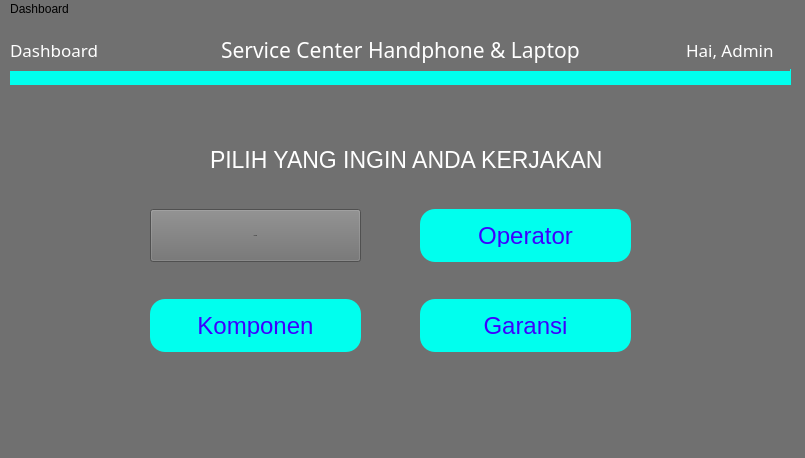
<?xml version="1.0" encoding="UTF-8"?>
<ui version="4.0">
 <class>Dashboard</class>
 <widget class="QMainWindow" name="Dashboard">
  <property name="geometry">
   <rect>
    <x>0</x>
    <y>0</y>
    <width>805</width>
    <height>458</height>
   </rect>
  </property>
  <property name="windowTitle">
   <string>MainWindow</string>
  </property>
  <property name="styleSheet">
   <string notr="true">background-color: rgb(112, 112, 112);</string>
  </property>
  <widget class="QWidget" name="centralwidget">
   <widget class="Line" name="line">
    <property name="geometry">
     <rect>
      <x>10</x>
      <y>50</y>
      <width>781</width>
      <height>16</height>
     </rect>
    </property>
    <property name="sizePolicy">
     <sizepolicy hsizetype="Fixed" vsizetype="Fixed">
      <horstretch>0</horstretch>
      <verstretch>0</verstretch>
     </sizepolicy>
    </property>
    <property name="font">
     <font>
      <pointsize>-1</pointsize>
     </font>
    </property>
    <property name="styleSheet">
     <string notr="true">padding: 15px 25px;
  font-size: 24px;
  text-align: center;
  cursor: pointer;
  outline: none;
  color: #fff;
  background-color: rgb(0, 255, 238);
  border: none;
  border-radius: 15px;
  box-shadow: 0 9px #999;</string>
    </property>
    <property name="lineWidth">
     <number>1</number>
    </property>
    <property name="orientation">
     <enum>Qt::Horizontal</enum>
    </property>
   </widget>
   <widget class="QLabel" name="label_4">
    <property name="geometry">
     <rect>
      <x>210</x>
      <y>120</y>
      <width>401</width>
      <height>41</height>
     </rect>
    </property>
    <property name="font">
     <font>
      <pointsize>17</pointsize>
     </font>
    </property>
    <property name="styleSheet">
     <string notr="true">color: rgb(255, 255, 255);</string>
    </property>
    <property name="text">
     <string>PILIH YANG INGIN ANDA KERJAKAN</string>
    </property>
   </widget>
   <widget class="QWidget" name="layoutWidget">
    <property name="geometry">
     <rect>
      <x>10</x>
      <y>10</y>
      <width>780</width>
      <height>42</height>
     </rect>
    </property>
    <layout class="QHBoxLayout" name="horizontalLayout">
     <item>
      <widget class="QLabel" name="label_3">
       <property name="font">
        <font>
         <family>Lucida Calligraphy</family>
         <pointsize>13</pointsize>
        </font>
       </property>
       <property name="styleSheet">
        <string notr="true">color: rgb(255, 255, 255);</string>
       </property>
       <property name="text">
        <string>Dashboard</string>
       </property>
      </widget>
     </item>
     <item>
      <spacer name="horizontalSpacer_2">
       <property name="orientation">
        <enum>Qt::Horizontal</enum>
       </property>
       <property name="sizeType">
        <enum>QSizePolicy::Fixed</enum>
       </property>
       <property name="sizeHint" stdset="0">
        <size>
         <width>100</width>
         <height>20</height>
        </size>
       </property>
      </spacer>
     </item>
     <item>
      <widget class="QLabel" name="label_2">
       <property name="font">
        <font>
         <family>Imprint MT Shadow</family>
         <pointsize>16</pointsize>
        </font>
       </property>
       <property name="styleSheet">
        <string notr="true">color: rgb(255, 255, 255);</string>
       </property>
       <property name="text">
        <string>Service Center Handphone &amp; Laptop</string>
       </property>
      </widget>
     </item>
     <item>
      <spacer name="horizontalSpacer">
       <property name="orientation">
        <enum>Qt::Horizontal</enum>
       </property>
       <property name="sizeType">
        <enum>QSizePolicy::Minimum</enum>
       </property>
       <property name="sizeHint" stdset="0">
        <size>
         <width>100</width>
         <height>20</height>
        </size>
       </property>
      </spacer>
     </item>
     <item>
      <widget class="QLabel" name="label">
       <property name="font">
        <font>
         <family>Lucida Calligraphy</family>
         <pointsize>13</pointsize>
        </font>
       </property>
       <property name="styleSheet">
        <string notr="true">color: rgb(255, 255, 255);</string>
       </property>
       <property name="text">
        <string>Hai, Admin</string>
       </property>
      </widget>
     </item>
    </layout>
   </widget>
   <widget class="QPushButton" name="btn_operator">
    <property name="geometry">
     <rect>
      <x>420</x>
      <y>190</y>
      <width>211</width>
      <height>53</height>
     </rect>
    </property>
    <property name="sizePolicy">
     <sizepolicy hsizetype="Minimum" vsizetype="Minimum">
      <horstretch>0</horstretch>
      <verstretch>0</verstretch>
     </sizepolicy>
    </property>
    <property name="font">
     <font>
      <pointsize>-1</pointsize>
     </font>
    </property>
    <property name="styleSheet">
     <string notr="true">padding: 15px 25px;
  font-size: 24px;
  text-align: center;
  cursor: pointer;
  outline: none;
color: rgb(60, 1, 255);
  background-color: rgb(0, 255, 238);
  border: none;
  border-radius: 15px;
  box-shadow: 0 9px #999;</string>
    </property>
    <property name="text">
     <string>Operator</string>
    </property>
   </widget>
   <widget class="QPushButton" name="btn_garansi">
    <property name="geometry">
     <rect>
      <x>420</x>
      <y>280</y>
      <width>211</width>
      <height>53</height>
     </rect>
    </property>
    <property name="sizePolicy">
     <sizepolicy hsizetype="Minimum" vsizetype="Minimum">
      <horstretch>0</horstretch>
      <verstretch>0</verstretch>
     </sizepolicy>
    </property>
    <property name="font">
     <font>
      <pointsize>-1</pointsize>
     </font>
    </property>
    <property name="styleSheet">
     <string notr="true">padding: 15px 25px;
  font-size: 24px;
  text-align: center;
  cursor: pointer;
  outline: none;
color: rgb(60, 1, 255);
  background-color: rgb(0, 255, 238);
  border: none;
  border-radius: 15px;
  box-shadow: 0 9px #999;</string>
    </property>
    <property name="text">
     <string>Garansi</string>
    </property>
   </widget>
   <widget class="QPushButton" name="btn_produk">
    <property name="geometry">
     <rect>
      <x>150</x>
      <y>190</y>
      <width>211</width>
      <height>53</height>
     </rect>
    </property>
    <property name="sizePolicy">
     <sizepolicy hsizetype="Minimum" vsizetype="Minimum">
      <horstretch>0</horstretch>
      <verstretch>0</verstretch>
     </sizepolicy>
    </property>
    <property name="font">
     <font>
      <pointsize>-1</pointsize>
     </font>
    </property>
    <property name="styleSheet">
     <string notr="true">  padding: 15px 25px;
  font-size: 24px;
  text-align: center;
  cursor: pointer;
  outline: none;
color: rgb(60, 1, 255);
  background-color: rgb(0, 255, 238);
  border: none;
  border-radius: 15px;
  box-shadow: 0 9px #999;
hover{color:red}</string>
    </property>
    <property name="text">
     <string>Produk</string>
    </property>
   </widget>
   <widget class="QPushButton" name="btn_komponen">
    <property name="geometry">
     <rect>
      <x>150</x>
      <y>280</y>
      <width>211</width>
      <height>53</height>
     </rect>
    </property>
    <property name="sizePolicy">
     <sizepolicy hsizetype="Minimum" vsizetype="Minimum">
      <horstretch>0</horstretch>
      <verstretch>0</verstretch>
     </sizepolicy>
    </property>
    <property name="font">
     <font>
      <pointsize>-1</pointsize>
     </font>
    </property>
    <property name="styleSheet">
     <string notr="true">padding: 15px 25px;
  font-size: 24px;
  text-align: center;
  cursor: pointer;
  outline: none;
color: rgb(60, 1, 255);
  background-color: rgb(0, 255, 238);
  border: none;
  border-radius: 15px;
  box-shadow: 0 9px #999;</string>
    </property>
    <property name="text">
     <string>Komponen</string>
    </property>
   </widget>
  </widget>
  <widget class="QMenuBar" name="menubar">
   <property name="geometry">
    <rect>
     <x>0</x>
     <y>0</y>
     <width>805</width>
     <height>21</height>
    </rect>
   </property>
   <widget class="QMenu" name="menuDashboard">
    <property name="title">
     <string>Dashboard</string>
    </property>
    <addaction name="actionProduk"/>
    <addaction name="actionGaransi"/>
    <addaction name="actionOperator"/>
    <addaction name="actionKomponen"/>
   </widget>
   <addaction name="menuDashboard"/>
  </widget>
  <widget class="QStatusBar" name="statusbar"/>
  <action name="actionProduk">
   <property name="text">
    <string>Produk</string>
   </property>
   <property name="statusTip">
    <string>Open Product</string>
   </property>
  </action>
  <action name="actionGaransi">
   <property name="text">
    <string>Garansi</string>
   </property>
   <property name="statusTip">
    <string>Open Garansi</string>
   </property>
  </action>
  <action name="actionOperator">
   <property name="text">
    <string>Operator</string>
   </property>
   <property name="statusTip">
    <string>Open Operator</string>
   </property>
  </action>
  <action name="actionKomponen">
   <property name="text">
    <string>Komponen</string>
   </property>
   <property name="statusTip">
    <string>Open Komponen</string>
   </property>
  </action>
 </widget>
 <resources/>
 <connections/>
</ui>
